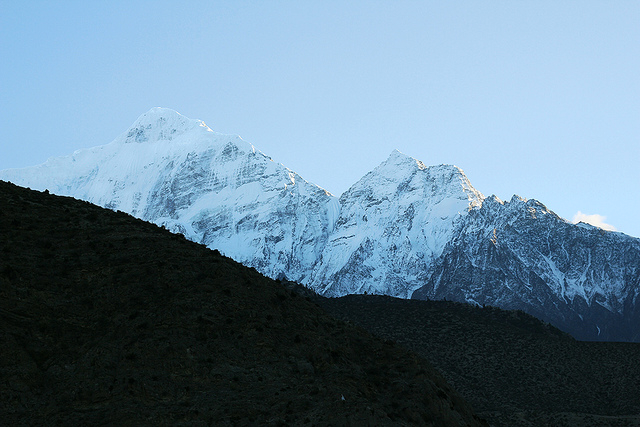
#> input picture zip_cracker/mountain (copy).png, 640 x 427 px
$ python message_extractor.py   (Python 2 division)
#> lines starting #> are read from the running program, lines starting #| are printed output that depends on the picture
#!/usr/bin/python
'''=======================================================================
Description:
Program Name: message_extractor.py
Author:       Brandon Bryant
Version:      1.0 (Written for Python 2.7.11+)
Release Date: 10/10/2016
======================================================================='''
from PIL import Image
import sys

image1 = Image.open("mountain (copy).png")
#> image1 is the input picture: PIL image 640x427 RGB; mean R, G, B 99, 126.2, 145.2
image2 = Image.open("DCIM_2837.png")
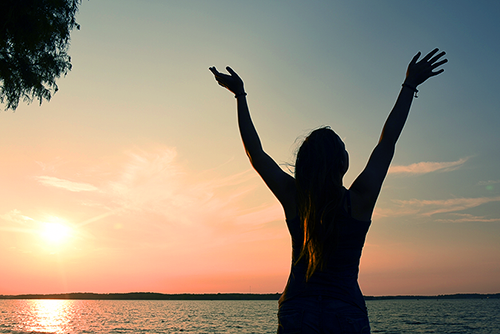
#> input picture zip_cracker/DCIM_2837.png, 500 x 334 px
#> image2 is the input picture: PIL image 500x334 RGB; mean R, G, B 152.1, 138.5, 120.2

red1,green1,blue1 = image1.split()
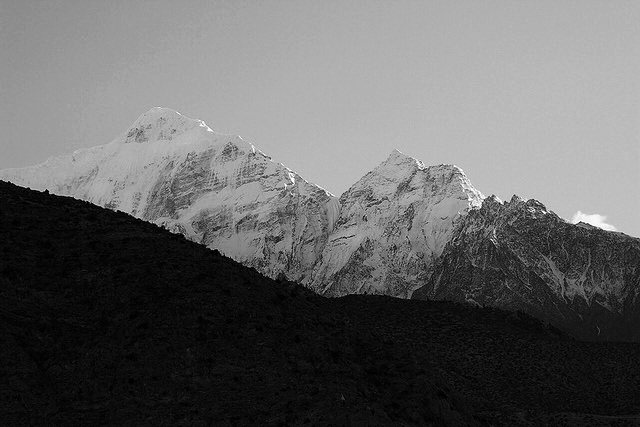
#> red1: PIL image 640x427 L; min 0, max 255, mean 99
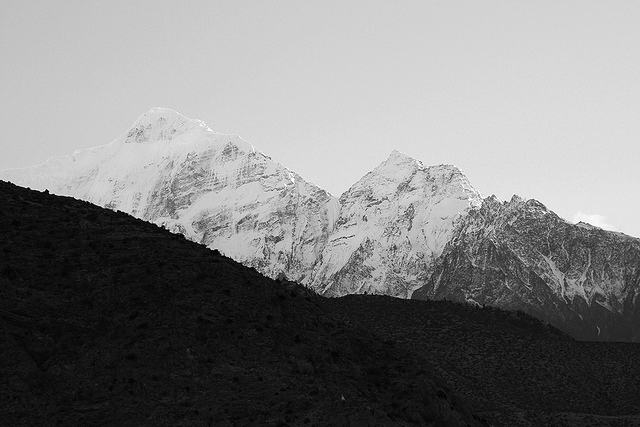
#> green1: PIL image 640x427 L; min 0, max 255, mean 126.2
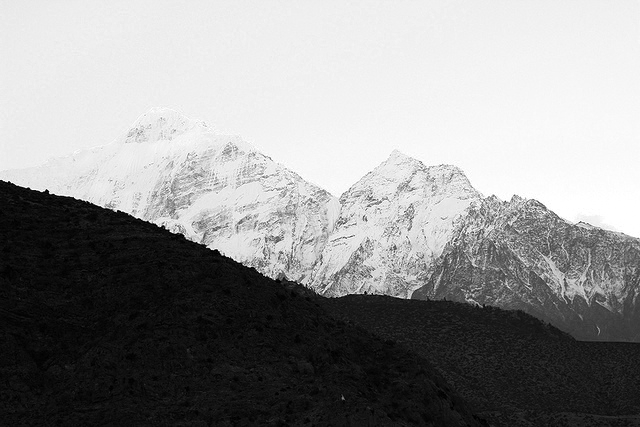
#> blue1: PIL image 640x427 L; min 0, max 255, mean 145.2
red2,green2,blue2 = image2.split()
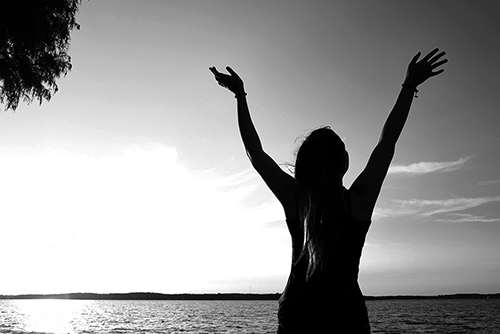
#> red2: PIL image 500x334 L; min 0, max 255, mean 152.1
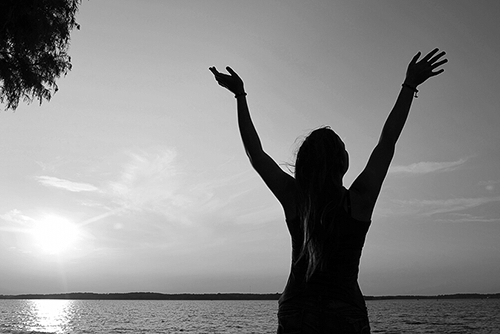
#> green2: PIL image 500x334 L; min 0, max 255, mean 138.5
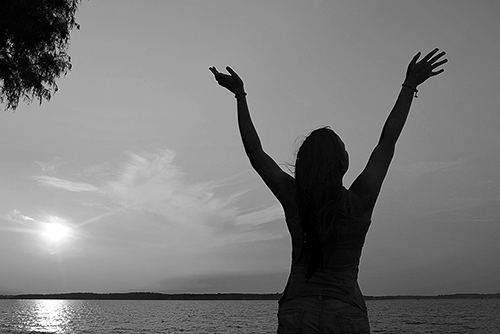
#> blue2: PIL image 500x334 L; min 0, max 255, mean 120.2

red_pixels = list(red1.getdata())
#> red_pixels = 273280 items
green_pixels = list(green2.getdata())
#> green_pixels = 167000 items
arr1 = []
arr2 = []

for _each in red_pixels:
	arr1.append(str(int(_each & 1)))
#> this loop made 273280 passes
#> _each on passes 1 to 3: 138, 135, 134
#> after the loop, arr1 = 273280 items
for _each in green_pixels:
	arr2.append(str(int(_each & 1)))
#> this loop made 167000 passes
#> _each on passes 1, 2, 5: 2, 3, 2
#> after the loop, arr2 = 167000 items

str1 = ''.join(arr1)
str2 = ''.join(arr2)

byte_arr = []
byte = result = ""

output = str1

for a in output:
	if len(byte) < 8:
		byte += a
	else:
		byte_arr.append(byte)
		byte = a
#> this loop made 273280 passes
#> (a, byte) on passes 1 to 12: ('0', '0'), ('1', '01'), ('0', '010'), ('0', '0100'), ('1', '01001'), ('1', '010011'), ('0', '0100110'), ('0', '01001100'), ('0', '0'), ('1', '01'), ('1', '011'), ('0', '0110')
#> byte on passes 61 to 66: '01100', '011001', '0110010', '01100100', '0', '00'
#> after the loop, byte_arr = 34159 items

for each_byte in byte_arr:
	result += chr(int(each_byte,2))
#> this loop made 34159 passes
#> each_byte on passes 18 to 20: '00001101', '00001010', '01011001'

print result
#> (printed output is left out)
